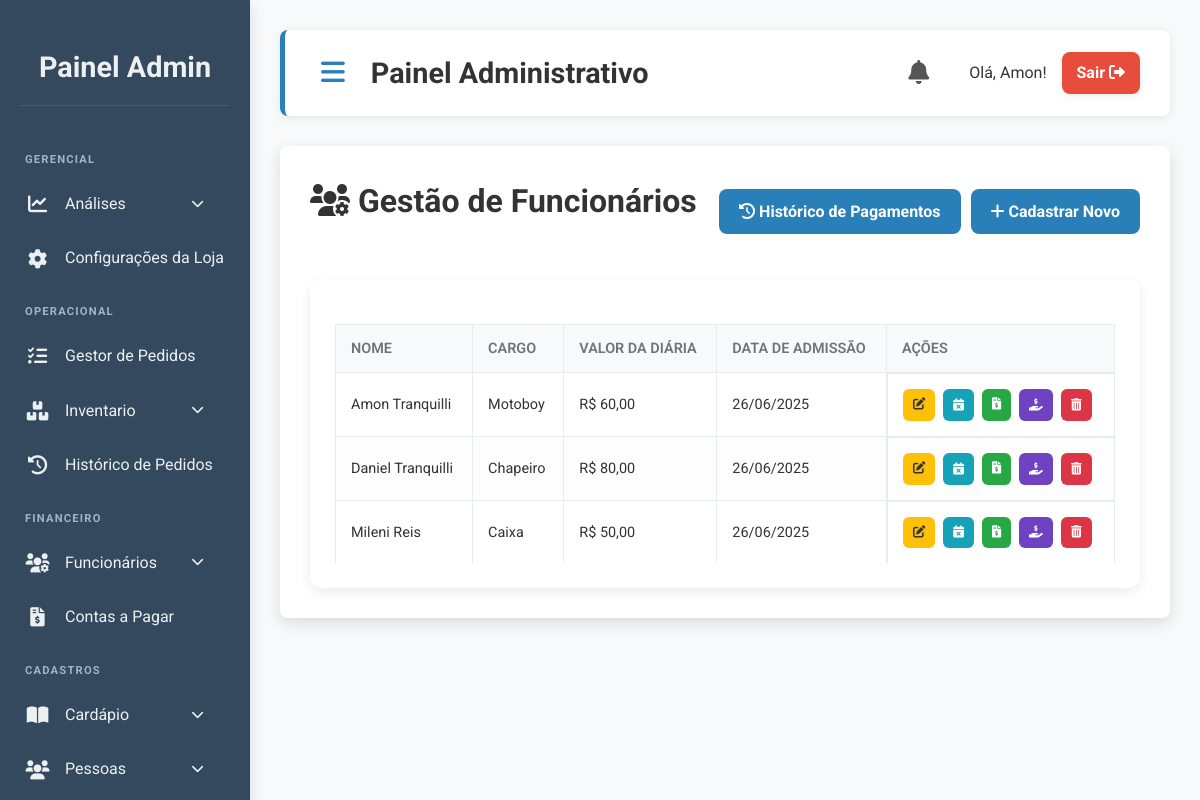
/admin/financeiro/funcionarios.php (signed in), run on the app's committed database.
### tables this page shows
CREATE TABLE `funcionarios` (
  `id` int(11) NOT NULL,
  `nome` varchar(255) NOT NULL,
  `cargo` varchar(100) DEFAULT NULL,
  `valor_diaria` decimal(10,2) NOT NULL DEFAULT 0.00,
  `periodo_pagamento` enum('semanal','quinzenal','mensal') NOT NULL DEFAULT 'semanal',
  `data_admissao` date NOT NULL,
  `ativo` tinyint(1) NOT NULL DEFAULT 1,
  `data_criacao` timestamp NOT NULL DEFAULT current_timestamp()
);

### admin/financeiro/funcionarios.php (the view, shortened to what this page needs)
<?php
require_once '../../includes/conexao.php';
$funcionarios = [];
try {
    $sql = "SELECT id, nome, cargo, valor_diaria, data_admissao FROM funcionarios WHERE ativo = 1 ORDER BY nome ASC";
    $result = $conn->query($sql);
    if ($result) {
        $funcionarios = $result->fetch_all(MYSQLI_ASSOC);
    }
} catch (Exception $e) {
    error_log("Erro ao buscar funcionários: " . $e->getMessage());
}
?>
<div class="page-header">
    <h1><i class="fas fa-users-cog"></i> Gestão de Funcionários</h1>
    <div class="header-actions">
        <a href="/pdv/admin/financeiro/historico_pagamentos.php" class="btn-new"><i class="fas fa-history"></i> Histórico de Pagamentos</a>
        <a href="/pdv/admin/financeiro/cadastrar_funcionario.php" class="btn-new"><i class="fas fa-plus"></i> Cadastrar Novo</a>
    </div>
</div>
<div class="table-container">
    <table class="styled-table">
        <thead>
            <tr>
                <th>Nome</th>
                <th>Cargo</th>
                <th>Valor da Diária</th>
                <th>Data de Admissão</th>
                <th>Ações</th>
            </tr>
        </thead>
        <tbody>
            <?php if (!empty($funcionarios)): ?>
                <?php foreach ($funcionarios as $funcionario): ?>
                    <tr>
                        <td><?= htmlspecialchars($funcionario['nome']) ?></td>
                        <td><?= htmlspecialchars($funcionario['cargo']) ?></td>
                        <td>R$ <?= number_format($funcionario['valor_diaria'], 2, ',', '.') ?></td>
                        <td><?= date('d/m/Y', strtotime($funcionario['data_admissao'])) ?></td>
                        <td class="actions-cell">
                            <a href="editar_funcionario.php?id=<?= $funcionario['id'] ?>" class="btn-action edit" title="Editar Cadastro"><i class="fas fa-edit"></i></a>
                            <button type="button" class="btn-action register-absence" title="Registrar Falta" data-id="<?= $funcionario['id'] ?>" data-nome="<?= htmlspecialchars($funcionario['nome']) ?>"><i class="fas fa-calendar-times"></i></button>
                            <a href="gerar_pagamento.php?id=<?= $funcionario['id'] ?>" class="btn-action generate-payment" title="Gerar Pagamento"><i class="fas fa-file-invoice-dollar"></i></a>
                            <button type="button" class="btn-action grant-vale" title="Conceder Vale" data-id="<?= $funcionario['id'] ?>" data-nome="<?= htmlspecialchars($funcionario['nome']) ?>"><i class="fas fa-hand-holding-usd"></i></button>
                            <button type="button" class="btn-action desativar" title="Desativar Funcionário" data-id="<?= $funcionario['id'] ?>" data-nome="<?= htmlspecialchars($funcionario['nome']) ?>"><i class="fas fa-trash-alt"></i></button>
                        </td>
                    </tr>
                <?php endforeach; ?>
            <?php else: ?>
                <tr>
                    <td colspan="5" style="text-align: center; padding: 20px;">Nenhum funcionário cadastrado.</td>
                </tr>
            <?php endif; ?>
        </tbody>
    </table>
</div>
<?php
include '../template_admin.php';
?>

### public/css/admin.css (style rules this page uses)
:root { --primary-color: #2980b9; --primary-hover-color: #2173a3; --secondary-color: #34495e; --accent-color: #2ecc71; --accent-hover-color: #27ae60; --text-color: #333; --light-text-color: #ecf0f1; --background-color: #f8f9fa; --card-background: #ffffff; --border-color: #e9ecef; --shadow-light: 0 2px 8px rgba(0,0,0,0.08); --shadow-medium: 0 5px 15px rgba(0,0,0,0.12); --shadow-hover: 0 8px 20px rgba(0,0,0,0.15); --border-radius-base: 8px; --transition-base: all 0.3s ease-in-out; --input-focus-shadow: 0 0 0 0.2rem rgba(41, 128, 185, 0.25); }
body { font-family: 'Roboto', sans-serif; background-color: var(--background-color); margin: 0; padding: 0; display: flex; min-height: 100vh; color: var(--text-color); line-height: 1.6; }
h1 { margin-top: 0; margin-bottom: 20px; font-weight: 700; }
table { width: 100%; border-collapse: collapse; margin-top: 20px; }
table th, table td { border: 1px solid var(--border-color); padding: 12px 15px; text-align: left; font-size: 0.95em; }
table th { background-color: #f2f4f7; color: #555; text-transform: uppercase; font-weight: 600; }
table tr:nth-child(even) { background-color: #fdfdfd; }

### admin/financeiro/funcionarios.php (style rules this page uses)
.page-header { display: flex; justify-content: space-between; align-items: center; margin-bottom: 2rem; }
.btn-new { background-color: var(--primary-color); color: white; padding: 10px 20px; border-radius: 8px; text-decoration: none; font-weight: bold; }
.table-container { background-color: #fff; padding: 25px; border-radius: 12px; box-shadow: 0 4px 12px rgba(0, 0, 0, 0.08); }
.styled-table { width: 100%; border-collapse: collapse; font-size: 0.95em; }
.styled-table thead th { background-color: #f8f9fa; color: #6c757d; text-align: left; padding: 12px 15px; font-weight: 600; text-transform: uppercase; }
.styled-table tbody td { padding: 15px; border-bottom: 1px solid #e9ecef; }
.styled-table tbody tr:last-of-type td { border-bottom: none; }
.actions-cell { display: flex; gap: 8px; }
.actions-cell .btn-action { padding: 6px 10px; border-radius: 6px; text-decoration: none; font-size: 0.85em; font-weight: 600; border: none; cursor: pointer; }
.btn-action.edit { background-color: #ffc107; color: #333; }
.btn-action.register-absence { background-color: #17a2b8; color: white; }
.btn-action.desativar { background-color: #dc3545; color: white; }
.btn-action.generate-payment { background-color: #28a745; color: white; }
.header-actions { display: flex; gap: 10px; }
.btn-action.grant-vale { background-color: #6f42c1; color: white; }

### data on the page
funcionarios: nome "Amon Tranquilli", cargo "Motoboy", valor_diaria "60,00", data_admissao "26/06/2025"
funcionarios: nome "Daniel Tranquilli", cargo "Chapeiro", valor_diaria "80,00", data_admissao "26/06/2025"
funcionarios: nome "Mileni Reis", cargo "Caixa", valor_diaria "50,00", data_admissao "26/06/2025"

### other printed values
$nome_usuario "Amon"
